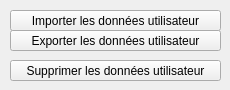
    <widget class="QWidget" name="tab_3">
     <attribute name="icon">
      <iconset>
       <normaloff>ressources/icons/configure-2.ico</normaloff>ressources/icons/configure-2.ico</iconset>
     </attribute>
     <attribute name="title">
      <string>Préférences</string>
     </attribute>
     <widget class="QPushButton" name="pushButton_3">
      <property name="geometry">
       <rect>
        <x>10</x>
        <y>60</y>
        <width>211</width>
        <height>21</height>
       </rect>
      </property>
      <property name="text">
       <string>Supprimer les données utilisateur</string>
      </property>
      <property name="icon">
       <iconset>
        <normaloff>ressources/icons/edit-clear-2.ico</normaloff>ressources/icons/edit-clear-2.ico</iconset>
      </property>
     </widget>
     <widget class="QPushButton" name="pushButton_4">
      <property name="geometry">
       <rect>
        <x>10</x>
        <y>10</y>
        <width>211</width>
        <height>21</height>
       </rect>
      </property>
      <property name="text">
       <string>Importer les données utilisateur</string>
      </property>
      <property name="icon">
       <iconset>
        <normaloff>ressources/icons/document-import-2.ico</normaloff>ressources/icons/document-import-2.ico</iconset>
      </property>
     </widget>
     <widget class="QPushButton" name="pushButton_5">
      <property name="geometry">
       <rect>
        <x>10</x>
        <y>30</y>
        <width>211</width>
        <height>21</height>
       </rect>
      </property>
      <property name="text">
       <string>Exporter les données utilisateur</string>
      </property>
      <property name="icon">
       <iconset>
        <normaloff>ressources/icons/document-export-4.ico</normaloff>ressources/icons/document-export-4.ico</iconset>
      </property>
     </widget>
    </widget>
